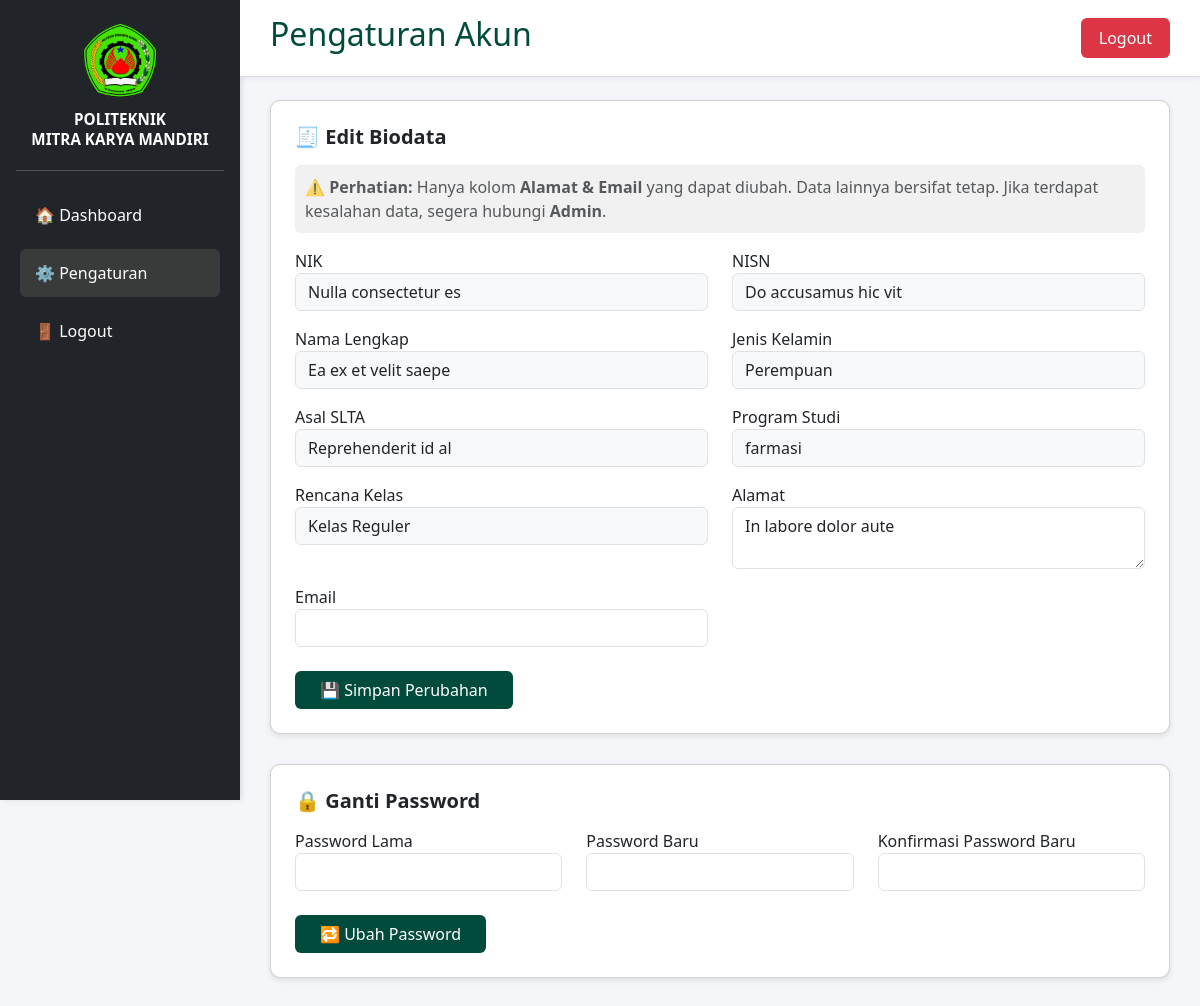
/user/pengaturan.php (signed in), run on an earlier commit of the app's database.
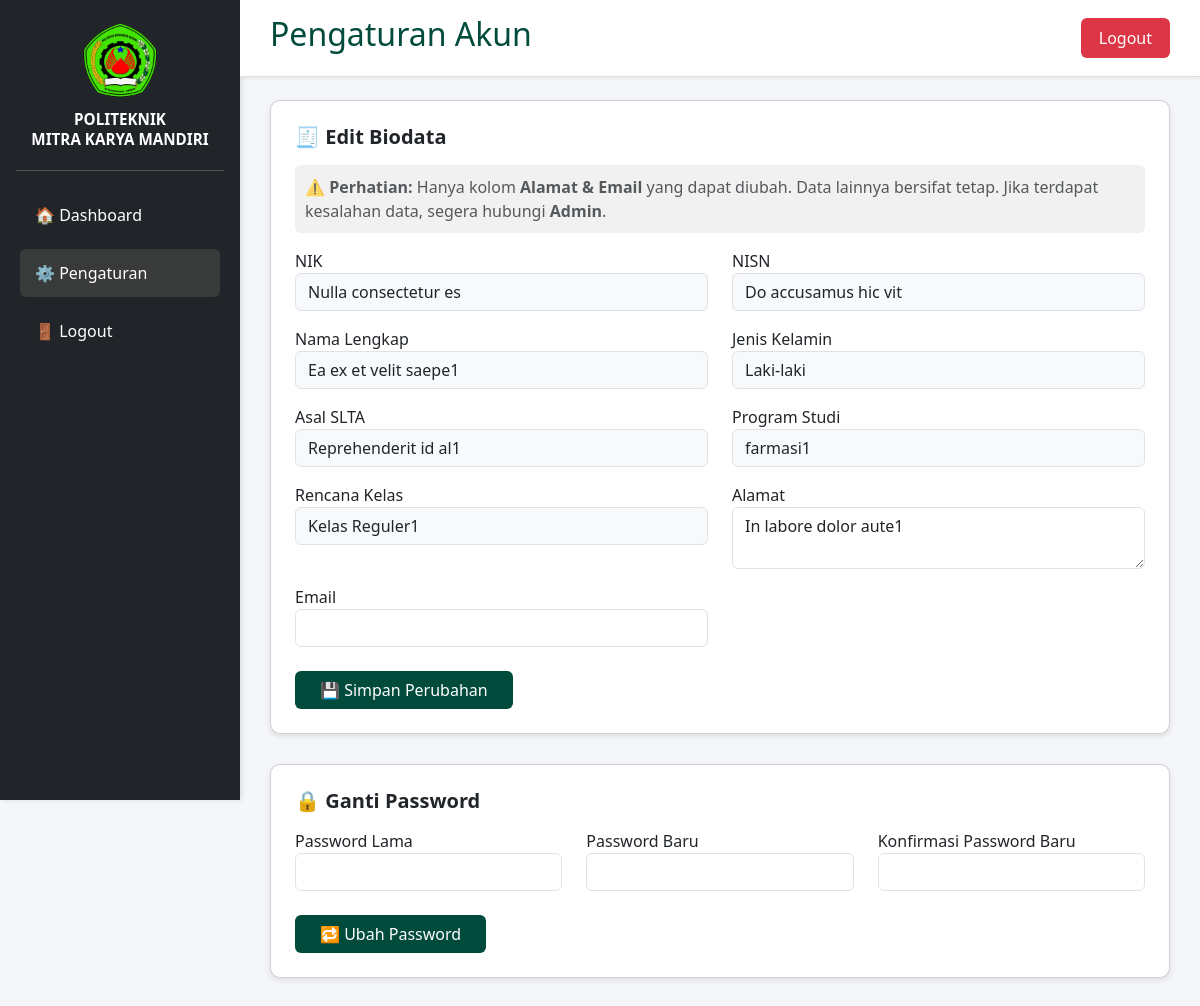
And on a later commit of the database.
### tables this page shows
CREATE TABLE `tb_pendaftaran` (
  `id_pendaftaran` int(11) NOT NULL,
  `nama_lengkap` varchar(100) DEFAULT NULL,
  `email` varchar(100) DEFAULT NULL,
  `jenis_kelamin` varchar(20) DEFAULT NULL,
  `alamat` text DEFAULT NULL,
  `nik` varchar(20) DEFAULT NULL,
  `nisn` varchar(20) DEFAULT NULL,
  `asal_slta` varchar(100) DEFAULT NULL,
  `program_studi` varchar(100) DEFAULT NULL,
  `rencana_kelas` varchar(50) DEFAULT NULL,
  `bukti_pembayaran` varchar(255) DEFAULT NULL,
  `tanggal_daftar` datetime DEFAULT current_timestamp(),
  `status_pendaftaran` enum('Pending','Diterima','Tidak Diterima') DEFAULT 'Pending'
);

### user/pengaturan.php (the view, shortened to what the changed rows need)
<?php
include '../koneksi.php';
$nik = $_SESSION['username'];
$query = mysqli_query($conn, "SELECT * FROM tb_pendaftaran WHERE nik = '$nik' LIMIT 1");
$data = mysqli_fetch_assoc($query);
?>
<!DOCTYPE html>
<html lang="id">
<head>
    <link href="https://cdn.jsdelivr.net/npm/bootstrap@5.3.2/dist/css/bootstrap.min.css" rel="stylesheet">
</head>
<body>
    <div class="main">
        <div class="topbar">
            <h2>Pengaturan Akun</h2>
        </div>
        <div class="content">
            <div class="card p-4">
                <form method="POST">
                    <div class="row">
                        <div class="col-md-6 mb-3">
                            <label>NIK</label>
                            <input type="text" name="nik" class="form-control bg-light"
                                value="<?= htmlspecialchars($data['nik']); ?>" readonly>
                        </div>
                        <div class="col-md-6 mb-3">
                            <label>NISN</label>
                            <input type="text" name="nisn" class="form-control bg-light"
                                value="<?= htmlspecialchars($data['nisn']); ?>" readonly>
                        </div>
                        <div class="col-md-6 mb-3">
                            <label>Nama Lengkap</label>
                            <input type="text" name="nama_lengkap" class="form-control bg-light"
                                value="<?= htmlspecialchars($data['nama_lengkap']); ?>" readonly>
                        </div>
                        <div class="col-md-6 mb-3">
                            <label>Jenis Kelamin</label>
                            <input type="text" name="jenis_kelamin" class="form-control bg-light"
                                value="<?= htmlspecialchars($data['jenis_kelamin']); ?>" readonly>
                        </div>
                        <div class="col-md-6 mb-3">
                            <label>Asal SLTA</label>
                            <input type="text" name="asal_slta" class="form-control bg-light"
                                value="<?= htmlspecialchars($data['asal_slta']); ?>" readonly>
                        </div>
                        <div class="col-md-6 mb-3">
                            <label>Program Studi</label>
                            <input type="text" name="program_studi" class="form-control bg-light"
                                value="<?= htmlspecialchars($data['program_studi']); ?>" readonly>
                        </div>
                        <div class="col-md-6 mb-3">
                            <label>Rencana Kelas</label>
                            <input type="text" name="rencana_kelas" class="form-control bg-light"
                                value="<?= htmlspecialchars($data['rencana_kelas']); ?>" readonly>
                        </div>
                        <div class="col-md-6 mb-3">
                            <label>Alamat</label>
                            <textarea name="alamat" class="form-control" rows="2"
                                style="background-color: #fff;"><?= htmlspecialchars($data['alamat']); ?></textarea>
                        </div>
                    </div>
                </form>
            </div>
        </div>
    </div>
</body>
</html>

What changed in the data, as far as the page shows it:
changed tb_pendaftaran "Nulla consectetur es": nama_lengkap "Ea ex et velit saepe" → "Ea ex et velit saepe1"; jenis_kelamin "Perempuan" → "Laki-laki"; asal_slta "Reprehenderit id al" → "Reprehenderit id al1"; program_studi "farmasi" → "farmasi1"; rencana_kelas "Kelas Reguler" → "Kelas Reguler1"; alamat "In labore dolor aute" → "In labore dolor aute1"
